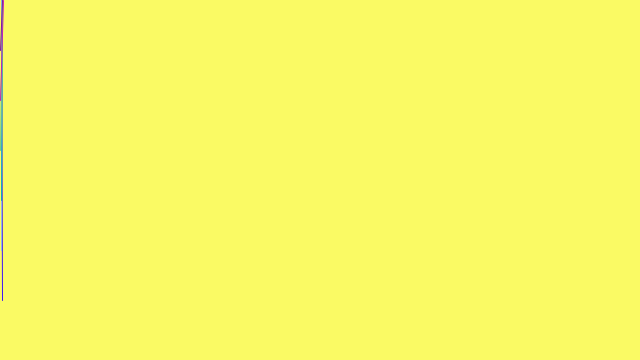
Frame 1 (no input)
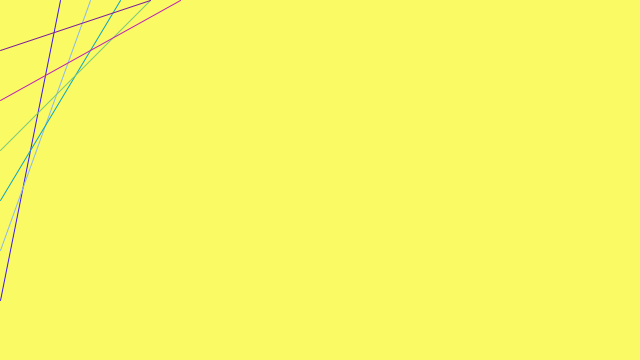
Frame 60 (the mouse pressed at the canvas centre just before this capture)
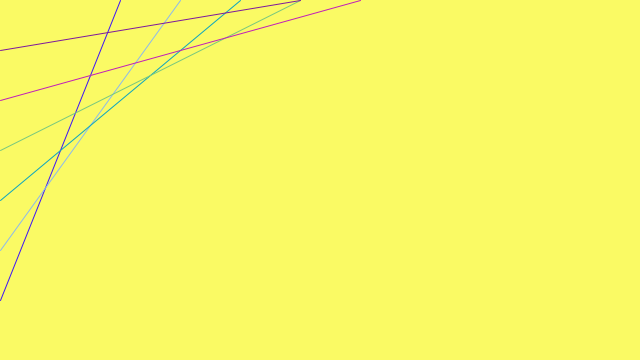
Frame 120 (the mouse held since frame 60 and released just before this capture)

The Processing sketch that drew these frames (run headless with seeded random() and noise(); from frame 60 on, the mouse is pressed at the canvas centre):

// Processing sketch: IntegersFloats1c
// ── IntegersFloats1c.pde
/**
 * Integers Floats. 
 * 
 * Integers and floats are two different kinds of numerical data. 
 * An integer (more commonly called an int) is a number without 
 * a decimal point. A float is a floating-point number, which means 
 * it is a number that has a decimal place. Floats are used when
 * more precision is needed. 
 */
 
int a = 0;      // Create a variable "a" of the datatype "int"
float b = 0.0;  // Create a variable "b" of the datatype "float"
int c = 0;
float d = 0.0;
int e = 0;
float f = 0.0;

void setup() {
  size(640, 360);
  stroke(255);
  frameRate(30);
}

void draw() {
  background(250, 250, 100);
  
  a = a + 1;
  b = b + 1.5;
  c = c + 2;
  d = d + 2.5;
  e = e + 3;
  f = f + 2.5;
  
  stroke(61, 20, 247);
  //cobalt
  line(a, 0, 2/a, 300);
  
  stroke(140, 185, 235);
  //sky blue
  line(b, 0, 2/b, 250);
  
  stroke(13, 165, 191);
  //teal
  line(c, 0, 2/c, 200);
  
  stroke(120, 200, 125);
  //green
  line(d, 0, 2/d, 150);

  stroke(193, 31, 183);
  //fuschia
  line(e, 0, 2/e, 100);

  stroke(125, 25, 155);
  //purple
  line(f, 0, 2/f, 50);
  
  if(a > width) {
    a = 0;
  }
  if(b > width) {
    b = 0;
  }
  if(c > width) {
    c = 0;
  }
  if(d > width) {
    d = 0;
  }
   if(e > width) {
    e = 0;
  }
   if(f > width) {
    f = 0;
  }
}
